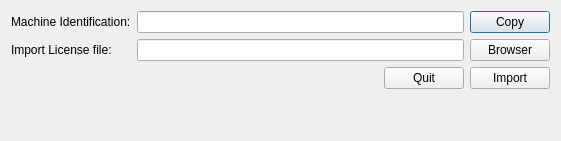
<?xml version="1.0" encoding="UTF-8"?>
<ui version="4.0">
 <class>FITKLicenseFileCheckDialog</class>
 <widget class="QDialog" name="FITKLicenseFileCheckDialog">
  <property name="geometry">
   <rect>
    <x>0</x>
    <y>0</y>
    <width>561</width>
    <height>141</height>
   </rect>
  </property>
  <property name="windowTitle">
   <string>License</string>
  </property>
  <layout class="QGridLayout" name="gridLayout">
   <item row="0" column="0">
    <layout class="QFormLayout" name="formLayout">
     <item row="0" column="0">
      <widget class="QLabel" name="label">
       <property name="text">
        <string>Machine Identification:</string>
       </property>
      </widget>
     </item>
     <item row="0" column="1">
      <layout class="QHBoxLayout" name="horizontalLayout_2">
       <item>
        <widget class="QLineEdit" name="lineEditIden"/>
       </item>
       <item>
        <widget class="QPushButton" name="CopyButton">
         <property name="text">
          <string>Copy</string>
         </property>
        </widget>
       </item>
      </layout>
     </item>
     <item row="1" column="0">
      <widget class="QLabel" name="label_2">
       <property name="text">
        <string>Import License file:</string>
       </property>
      </widget>
     </item>
     <item row="1" column="1">
      <layout class="QHBoxLayout" name="horizontalLayout">
       <item>
        <widget class="QLineEdit" name="lineEditLicenseFile"/>
       </item>
       <item>
        <widget class="QPushButton" name="BrowserButton">
         <property name="text">
          <string>Browser</string>
         </property>
        </widget>
       </item>
      </layout>
     </item>
    </layout>
   </item>
   <item row="1" column="0">
    <layout class="QHBoxLayout" name="horizontalLayout_3">
     <item>
      <spacer name="horizontalSpacer">
       <property name="orientation">
        <enum>Qt::Horizontal</enum>
       </property>
       <property name="sizeHint" stdset="0">
        <size>
         <width>40</width>
         <height>20</height>
        </size>
       </property>
      </spacer>
     </item>
     <item>
      <widget class="QPushButton" name="QuitBitton">
       <property name="text">
        <string>Quit</string>
       </property>
      </widget>
     </item>
     <item>
      <widget class="QPushButton" name="ImportButton">
       <property name="text">
        <string>Import</string>
       </property>
      </widget>
     </item>
    </layout>
   </item>
   <item row="2" column="0">
    <widget class="QLabel" name="labelError">
     <property name="text">
      <string/>
     </property>
    </widget>
   </item>
  </layout>
 </widget>
 <resources/>
 <connections/>
</ui>
